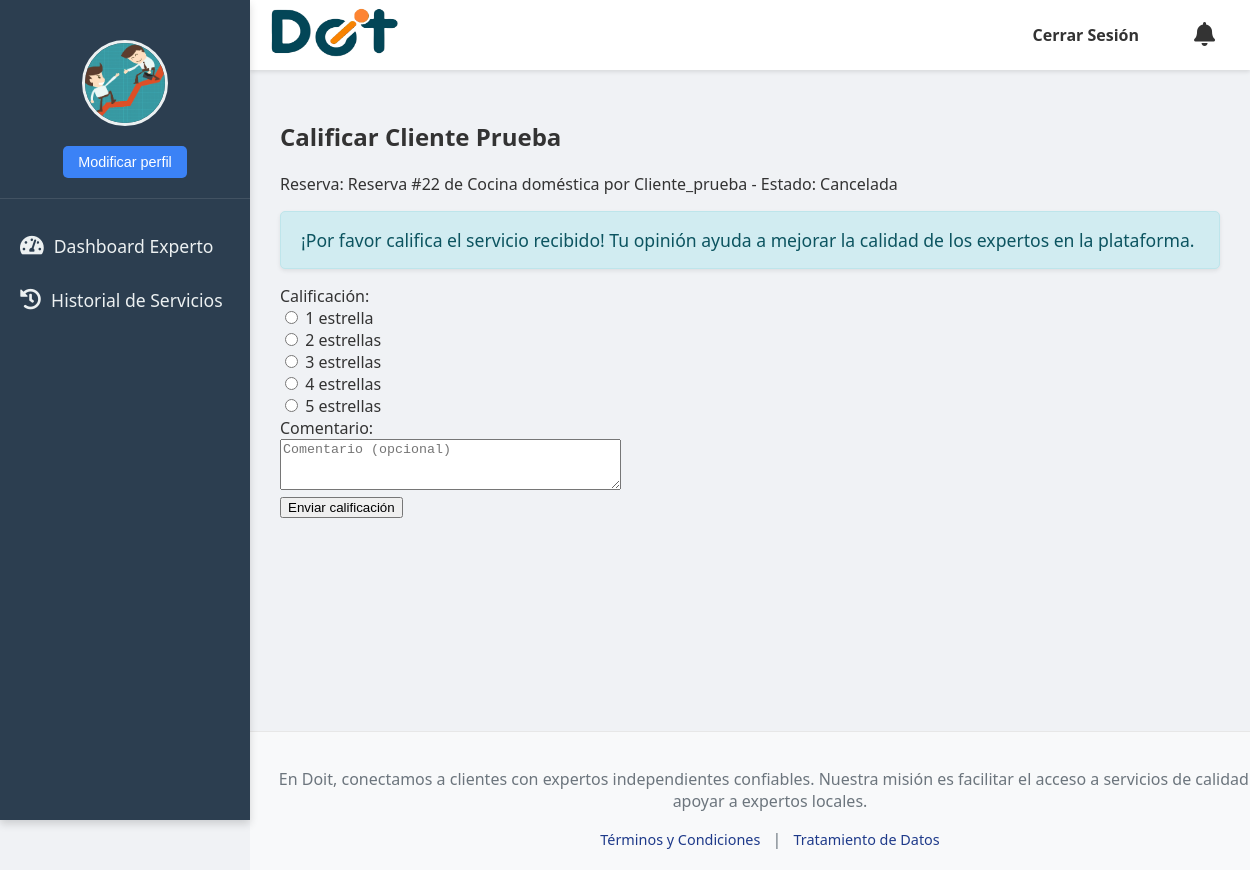
The app's page /reserva/22/calificar/ (signed in) with its own data.
### doit_app/models.py (models this page shows, shortened)
class CustomUser(AbstractUser):
    tipo_usuario_choices = [
        ('cliente', 'Cliente'),
        ('experto', 'Experto'),
    ]
    genero = models.ForeignKey(Genero, on_delete=models.SET_NULL, null=True, blank=True, verbose_name="Género")
    tipo_usuario = models.CharField(max_length=20, choices=tipo_usuario_choices, default='cliente', verbose_name="Tipo de Usuario")
    nacionalidad = models.CharField(max_length=100, blank=True, null=True, verbose_name="Nacionalidad")
    numDoc = models.CharField(max_length=100, unique=True, blank=True, null=True, verbose_name="Número de Documento")
    telefono = models.CharField(max_length=20, blank=True, null=True, verbose_name="Teléfono")
    fechaNacimiento = models.DateField(blank=True, null=True, verbose_name="Fecha de Nacimiento")
    hojaVida = models.CharField(max_length=300, blank=True, null=True, verbose_name="Link Hoja de Vida (URL)")
    hojaVida_file = models.FileField(upload_to='hojas_de_vida/', blank=True, null=True, verbose_name="Archivo de Hoja de Vida")
    foto_perfil = models.ImageField(upload_to='perfil/', null=True, blank=True, verbose_name="Foto de Perfil")
    tipo_documento = models.ForeignKey(TipoDoc, on_delete=models.SET_NULL, null=True, blank=True, verbose_name="Tipo de Documento")
    especialidad = models.ManyToManyField(
        Servicios,
        blank=True,
        verbose_name="Servicios que ofrece el experto"
    )
    direccion = models.CharField(max_length=255, blank=True, null=True, verbose_name="Dirección de Residencia")
    barrio = models.CharField(max_length=100, blank=True, null=True, verbose_name="Barrio")
    documento_identidad_pdf = models.FileField(upload_to='documentos_identidad/', blank=True, null=True, verbose_name="Documento de Identidad (PDF)")
    class Meta:
        verbose_name = "Usuario Personalizado"
        verbose_name_plural = "Usuarios Personalizados"
        app_label = "doit_app"
    def is_usuario_normal(self):
        return self.tipo_usuario == 'cliente'
    def is_experto(self):
        return self.tipo_usuario == 'experto'

class Reserva(models.Model):
    Fecha = models.DateField(verbose_name="Fecha de Reserva")
    Hora = models.TimeField(verbose_name="Hora de Reserva")
    direccion = models.CharField(max_length=255, verbose_name="Dirección del Servicio")
    descripcion = models.TextField(verbose_name="Descripción del Servicio")
    detallesAdicionales = models.TextField(blank=True, null=True, verbose_name="Detalles Adicionales")
    ciudad = models.ForeignKey(Ciudad, on_delete=models.CASCADE, verbose_name="Ciudad del Servicio")
    pais = models.ForeignKey(Pais, on_delete=models.CASCADE, verbose_name="País del Servicio")
    metodoDePago = models.ForeignKey(
        Metodo,
        on_delete=models.SET_NULL,
        null=True,
        blank=True,
        verbose_name="Método de Pago Preferido"
    )
    idUsuario = models.ForeignKey(
        settings.AUTH_USER_MODEL,
        on_delete=models.CASCADE,
        related_name='reservas_realizadas',
        verbose_name="Cliente que Reserva"
    )
    idServicios = models.ForeignKey(Servicios, on_delete=models.CASCADE, verbose_name="Servicio Solicitado")
    idEstado = models.ForeignKey(
        Estado,
        on_delete=models.SET_DEFAULT,
        default=1,
        verbose_name="Estado de la Reserva"
    )
    experto_asignado = models.ForeignKey(
        settings.AUTH_USER_MODEL,
        on_delete=models.SET_NULL,
        null=True,
        blank=True,
        related_name='reservas_aceptadas',
        limit_choices_to={'tipo_usuario': 'experto'},
        verbose_name="Experto Asignado"
    )
    pago_ofrecido = models.DecimalField(
        max_digits=10,
        decimal_places=2,
        blank=True,
        null=True,
        verbose_name="Pago Ofrecido por el Cliente"
    )
    motivo_cancelacion = models.TextField(
        blank=True,
        null=True,
        verbose_name="Motivo de Cancelación"
    )
    servicio_iniciado = models.BooleanField(default=False, verbose_name="Servicio Iniciado")
    servicio_finalizado = models.BooleanField(default=False, verbose_name="Servicio Finalizado")
    comentario_durante_servicio = models.TextField(blank=True, null=True, verbose_name="Comentario del Experto")
    duracion_estimada = models.CharField(max_length=50, null=True, blank=True, verbose_name="duracion del servicio")
    comentario_cliente = models.TextField(blank=True, null=True, verbose_name="Comentario del Cliente")
    creado_en = models.DateTimeField(auto_now_add=True)
    actualizado_en = models.DateTimeField(auto_now=True)
    class Meta:
        verbose_name = "Reserva"
        verbose_name_plural = "Reservas"
        db_table = "Reserva"
        app_label = "doit_app"
    def __str__(self):
        return f"Reserva #{self.id} de {self.idServicios.NombreServicio} por {self.idUsuario.username} - Estado: {self.idEstado.Nombre}"

class Servicios(models.Model):
    NombreServicio = models.CharField(max_length=50, verbose_name="Nombre del servicio")
    idCategorias = models.ForeignKey(Categorias, on_delete=models.CASCADE, verbose_name="Categoría del servicio")
    class Meta:
        verbose_name = "Servicio"
        verbose_name_plural = "Servicios"
        db_table = "Servicios"
        app_label = "doit_app"

class Estado(models.Model):
    Nombre = models.CharField(max_length=50, unique=True, verbose_name="Nombre del estado")
    class Meta:
        verbose_name = "Estado"
        verbose_name_plural = "Estados"
        db_table = "Estado"
        app_label = "doit_app"

### doit_app/views_calificaciones.py (the view)
# urls.py: path('reserva/<int:reserva_id>/calificar/', calificar_reserva, name='calificar_reserva'),
@login_required
def calificar_reserva(request, reserva_id):
    reserva = get_object_or_404(Reserva, id=reserva_id)
    user = request.user
    if user == reserva.idUsuario:
        tipo = 'cliente_a_experto'
        calificado_a = reserva.experto_asignado
        redir = 'principal'
    elif user == reserva.experto_asignado:
        tipo = 'experto_a_cliente'
        calificado_a = reserva.idUsuario
        redir = 'dashboard_experto'
    else:
        messages.error(request, 'No tienes permiso para calificar esta reserva.')
        return redirect('home')
    if Calificaciones.objects.filter(reserva=reserva, calificado_por=user, tipo=tipo).exists():
        messages.info(request, 'Ya has calificado esta reserva.')
        return redirect(redir)
    if request.method == 'POST':
        form = CalificacionForm(request.POST)
        if form.is_valid():
            calificacion = form.save(commit=False)
            calificacion.reserva = reserva
            calificacion.calificado_por = user
            calificacion.calificado_a = calificado_a
            calificacion.tipo = tipo
            calificacion.save()
            messages.success(request, '¡Calificación registrada exitosamente!')
            return redirect(redir)
    else:
        form = CalificacionForm()
    return render(request, 'calificar_reserva.html', {
        'form': form,
        'reserva': reserva,
        'tipo': tipo,
        'calificado_a': calificado_a,
    })

### doit_app/forms.py
class CalificacionForm(forms.ModelForm):
    class Meta:
        model = Calificaciones
        fields = ['puntuacion', 'comentario']
        widgets = {
            'puntuacion': forms.RadioSelect(choices=[(i, f'{i} estrella' if i == 1 else f'{i} estrellas') for i in range(1, 6)]),
            'comentario': forms.Textarea(attrs={'rows': 3, 'placeholder': 'Comentario (opcional)'}),
        }
        labels = {
            'puntuacion': 'Calificación',
            'comentario': 'Comentario',
        }

### doit_app/templates/calificar_reserva.html (shortened to what this page needs)
{% extends 'base.html' %}
{% block content %}
<div class="container mt-4">
    <h2>Calificar {{ calificado_a.get_full_name|default:calificado_a.username }}</h2>
    <p>Reserva: {{ reserva }}</p>
    <div class="alert alert-info" role="alert" style="font-size:1.1em;">
        ¡Por favor califica el servicio recibido! Tu opinión ayuda a mejorar la calidad de los expertos en la plataforma.
    </div>
    <form method="post">
        <div class="mb-3">
            {{ form.puntuacion.label_tag }}<br>
            {{ form.puntuacion }}
        </div>
        <div class="mb-3">
            {{ form.comentario.label_tag }}<br>
            {{ form.comentario }}
        </div>
        <button type="submit" class="btn btn-primary">Enviar calificación</button>
    </form>
</div>
{% endblock %}

### doit_app/templates/base.html (shortened to what this page needs)
<!DOCTYPE html>
<html lang="es">
{% load static %}
<head>
    <link rel="stylesheet" href="{% static 'css/styles.css' %}">
    <link rel="stylesheet" href="https://cdnjs.cloudflare.com/ajax/libs/font-awesome/5.15.4/css/all.min.css">
</head>
<body>
    {% if user.is_authenticated and not user.is_staff and not user.is_superuser %}
    <div id="sidebar">
        <div class="perfil-header">
            <div class="perfil-foto-container">
                {% if user.foto_perfil %}
                    <img src="{{ user.foto_perfil.url }}" alt="Foto de perfil de {{ user.username }}" class="perfil-foto">
                {% else %}
                    <img src="{% static 'images/default_profile.jpg' %}" alt="Foto de perfil por defecto" class="perfil-foto">
                {% endif %}
            </div>
            <div>
                <a href="{% url 'editar_perfil' %}">
                    <button class="modificar-perfil-btn">Modificar perfil</button>
                </a>
            </div>
        </div>
        <ul class="list-unstyled components">
            {% if user.is_authenticated and user.is_experto %}
                <li><a href="{% url 'dashboard_experto' %}"><i class="fas fa-tachometer-alt"></i> Dashboard Experto</a></li>
                <li><a href="{% url 'historial_experto' %}"><i class="fas fa-history"></i> Historial de Servicios</a></li>
            {% endif %}
        </ul>
    </div>
    {% endif %}
    <div id="content-wrapper">
        <header>
            <nav class="navbar navbar-light bg-light">
                <div class="logo">
                    {% if user.is_authenticated %}
                        {% if user.is_usuario_normal %}
                            <a href="{% url 'principal' %}">
                                <img src="{% static 'images/Doit_logo.png' %}" alt="Logo Doit" width="130">
                            </a>
                        {% elif user.is_experto %}
                            <a href="{% url 'dashboard_experto' %}">
                                <img src="{% static 'images/Doit_logo.png' %}" alt="Logo Doit" width="130">
                            </a>
                        {% elif user.is_superuser %}
                            <a href="{% url 'admin_principal' %}">
                                <img src="{% static 'images/Doit_logo.png' %}" alt="Logo Doit" width="130">
                            </a>
                        {% else %}
                             <a href="{% url 'home' %}">
                                <img src="{% static 'images/Doit_logo.png' %}" alt="Logo Doit" width="130">
                            </a>
                        {% endif %}
                    {% else %}
                        <a href="{% url 'home' %}">
                            <img src="{% static 'images/Doit_logo.png' %}" alt="Logo Doit" width="130">
                        </a>
                    {% endif %}
                </div>
                <ul class="nav-links">
                    {% if user.is_authenticated %}
                        <li><a href="{% url 'user_logout' %}">Cerrar Sesión</a></li>
                    {% else %}
                        <li><a href="{% url 'login' %}">Iniciar Sesión</a></li>
                        <li><a href="{% url 'registrarse' %}">Registrarse</a></li>
                    {% endif %}
                    <li style="position:relative;">
                        <a href="{% url 'notificaciones' %}" id="notificaciones-link" style="position:relative;">
                            <i class="fa fa-bell" style="font-size:1.5em;"></i>
                        </a>
                    </li>
                </ul>
            </nav>
        </header>
        <main>
            {% block content %}
            {% endblock %}
        </main>
        <footer>
            <p> En Doit, conectamos a clientes con expertos independientes confiables. Nuestra misión es facilitar el acceso a servicios de calidad y apoyar a expertos locales. </p>
            <div class="footer-links">
                <a href="{% url 'terminos_condiciones' %}">Términos y Condiciones</a> |
                <a href="{% url 'tratamiento_datos' %}">Tratamiento de Datos</a>
            </div>
        </footer>
    </div>
</body>
</html>

### static/css/styles.css (style rules this page uses)
:root { --sidebar-width: 250px; --header-height: 70px; --sidebar-bg-color: #2c3e50; --sidebar-text-color: #ecf0f1; --sidebar-hover-bg-color: #34495e; --header-bg-color: #ffffff; --footer-bg-color: #f8f9fa; --main-content-bg-color: #f0f2f5; --primary-blue: #1e3a8a; --secondary-blue: #3b82f6; --alert-info-bg: #d1ecf1; --alert-info-border: #bee5eb; --alert-info-text: #0c5460; --alert-success-bg: #d4edda; --alert-success-border: #c3e6cb; --alert-success-text: #155724; --alert-danger-bg: #f8d7da; --alert-danger-border: #f5c6cb; --alert-danger-text: #721c24; --alert-warning-bg: #fff3cd; --alert-warning-border: #ffeeba; --alert-warning-text: #856404; --shadow-light: 0 2px 4px rgba(0, 0, 0, 0.1); --shadow-medium: 0 4px 8px rgba(0, 0, 0, 0.15); --border-radius-base: 5px; }
html, body { margin: 0; padding: 0; font-family: 'Segoe UI', Arial, sans-serif; background-color: var(--main-content-bg-color); color: #333; }
body { display: flex; min-height: 100vh; }
#sidebar { width: var(--sidebar-width); min-height: 100vh; background-color: var(--sidebar-bg-color); color: var(--sidebar-text-color); overflow-y: auto; padding-top: 20px; position: fixed; z-index: 101; top: 0; left: 0; box-shadow: var(--shadow-medium); }
#sidebar .perfil-header { display: flex; flex-direction: column; align-items: center; padding: 20px 10px; margin-bottom: 20px; border-bottom: 1px solid rgba(255, 255, 255, 0.1); }
#sidebar .perfil-foto-container { width: 80px; height: 80px; border-radius: 50%; overflow: hidden; margin-bottom: 10px; border: 3px solid var(--sidebar-text-color); }
#sidebar .perfil-foto { width: 100%; height: 100%; object-fit: cover; }
#sidebar .modificar-perfil-btn { background-color: var(--secondary-blue); color: white; border: none; padding: 8px 15px; border-radius: var(--border-radius-base); cursor: pointer; font-size: 0.9em; transition: background-color 0.2s ease; margin-top: 10px; }
#sidebar ul.list-unstyled { list-style-type: none; padding: 0; margin: 0; }
#sidebar ul.list-unstyled li a { padding: 15px 20px; display: block; color: var(--sidebar-text-color); text-decoration: none; transition: background-color 0.2s; font-size: 1.1em; display: flex; align-items: center; }
#sidebar ul.list-unstyled li a i { margin-right: 10px; font-size: 1.2em; }
header { position: fixed; top: 0; left: var(--sidebar-width); width: calc(100% - var(--sidebar-width)); height: var(--header-height); background-color: var(--header-bg-color); box-shadow: var(--shadow-light); z-index: 100; display: flex; align-items: center; }
header nav { display: flex; justify-content: space-between; align-items: center; width: 100%; padding: 0 20px; }
header .logo img { height: 50px; }
header .nav-links { list-style: none; margin: 0; padding: 0; display: flex; align-items: center; }
header .nav-links li { margin-left: 25px; }
header .nav-links a { text-decoration: none; color: #333; font-weight: 600; padding: 8px 15px; border-radius: var(--border-radius-base); transition: background-color 0.3s ease, color 0.3s ease; }
#content-wrapper { flex-grow: 1; margin-left: var(--sidebar-width); padding-top: var(--header-height); min-height: 100vh; display: flex; flex-direction: column; }
main { flex-grow: 1; padding: 30px; background-color: var(--main-content-bg-color); }
footer { width: 100%; padding: 20px; background-color: var(--footer-bg-color); text-align: center; color: #6c757d; margin-top: auto; border-top: 1px solid #e7e7e7; }
.footer-links { margin-top: 10px; }
.footer-links a { color: var(--primary-blue); text-decoration: none; margin: 0 8px; font-size: 0.9em; }
.alert { padding: 15px 20px; margin-bottom: 1rem; border: 1px solid transparent; border-radius: var(--border-radius-base); font-size: 1rem; line-height: 1.5; display: flex; align-items: center; gap: 12px; box-shadow: 0 2px 4px rgba(0,0,0,0.08); }
.alert-info { color: var(--alert-info-text); background-color: var(--alert-info-bg); border-color: var(--alert-info-border); }

### records on screen
CustomUser: foto_perfil (picture)
CustomUser: get_full_name "Cliente Prueba"
Reserva: id+idServicios+idUsuario "Reserva #22 de Cocina doméstica por Cliente_prueba - Estado: Cancelada"
